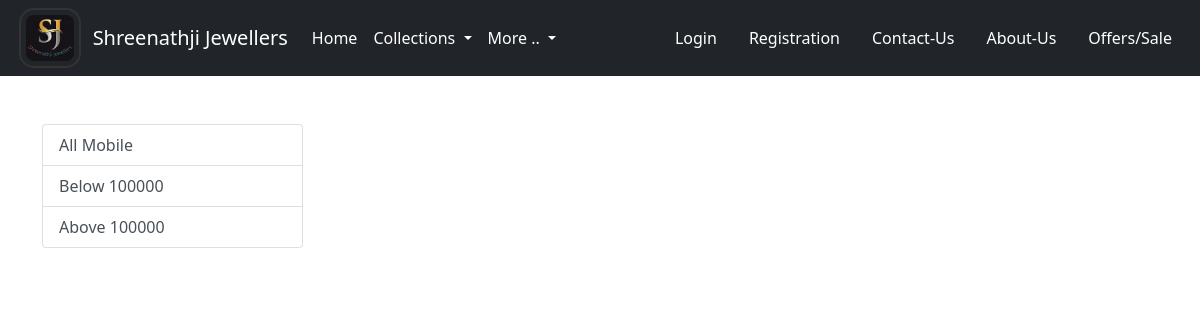
The app's page /daimond/, older data.
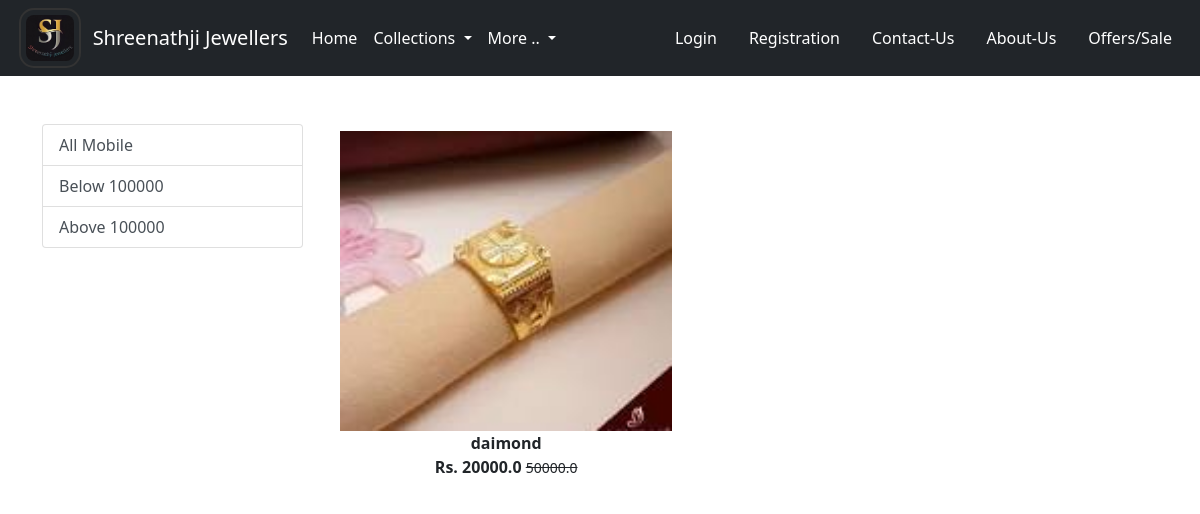
The same page, newer data.
### app/models.py (models this page shows, shortened)
class Product(models.Model):
 title = models.CharField(max_length=100)
 selling_price = models.FloatField()
 discounted_price = models.FloatField()
 description = models.TextField()
 brand = models.CharField(max_length=100)
 category = models.CharField( choices=CATEGORY_CHOICES, max_length=2)
 product_image = models.ImageField(upload_to='productimg')

### app/views.py (the view)
# urls.py: path('daimond/', views.daimond, name='daimond'),
def daimond(request, data=None):
	totalitem = 0
	if request.user.is_authenticated:
		totalitem = len(Cart.objects.filter(user=request.user))
	if data==None :
			daimond = Product.objects.filter(category='D')
	elif data == '-' or data == '-':
			daimond = Product.objects.filter(category='D').filter(brand=data)
	elif data == 'below':
			daimond = Product.objects.filter(category='D').filter(discounted_price__lt=100000)
	elif data == 'above':
			daimond = Product.objects.filter(category='D').filter(discounted_price__gt=100000)
	return render(request, 'app/daimond.html', {'daimond':daimond, 'totalitem':totalitem})

### app/templates/app/daimond.html (shortened to what this page needs)
{% extends 'app/base.html' %}
{% load static %}
{% block main-content %}
<div class="container my-5">
 <div class="row">
  <div class="col-sm-3">
   <div class="list-group">
     <a href="{% url 'daimond' %}" class="list-group-item list-group-item-action" aria-current="true">All Mobile</a>
     <a href="{% url 'daimonddata' 'below'  %}" class="list-group-item list-group-item-action">Below 100000</a>
     <a href="{% url 'daimonddata' 'above'  %}" class="list-group-item list-group-item-action">Above 100000</a>
   </div>
  </div>
  <div class="col-sm-8">
   <div class="row">
    {% for product in daimond %}
     <div class="col-sm-4 text-center mb-4">
      <a href="{% url 'product-detail' product.id %}" class="btn">
       <div class="item">
        <img src="{{product.product_image.url}}" alt="" height="300" class="">
        <div class="fw-bold">{{product.title}}</div>
        <div class="fw-bold">Rs. {{product.discounted_price}} <small class="fw-light text-decoration-line-through">{{product.selling_price}}</small></div>
       </div>
      </a>
     </div>
    {% endfor %}
   </div>
  </div>
 </div>
</div>
{% endblock main-content %}

Row changes from the older to the newer data that the page shows:
added Product: product_image (picture), title "daimond", discounted_price "20000.0", selling_price "50000.0"
